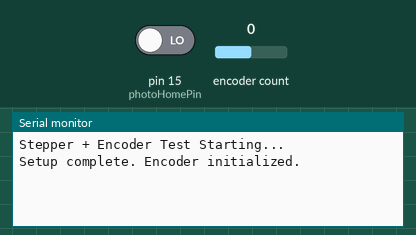
Simulated run of this sketch. Board: Arduino Mega 2560, built with avr-gcc and run on an emulated ATmega2560. Shown: the last lines printed to the serial monitor. Inputs (shaded band) come from the test bench; at power-on: pin 15 (photoHomePin) LOW, encoder count 0.

Above: at 5.2 s.
5.3 s: pin 15 (photoHomePin) driven HIGH
At 7.0 s:
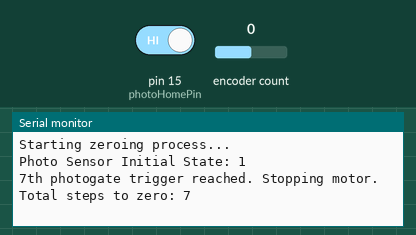
10.5 s: encoder count set to 4
At 11.43 s:
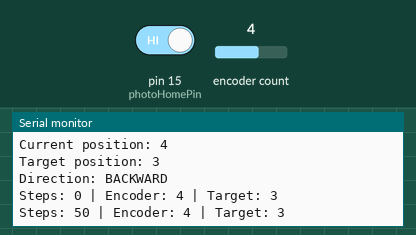
12.6 s: encoder count set to 3
At 14.0 s:
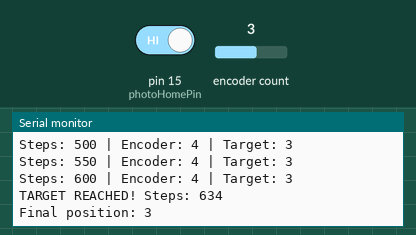
Timing chart, 0 to 15.6 s (numbered marks = the images above; inputs shaded):
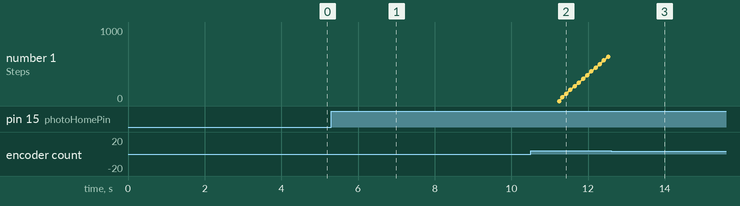

Measured:
- after the input at 5.3 s, the serial monitor: prints a new line after 0.79 s (image 1)
- after the input at 10.5 s, the serial monitor: prints a new line after 0.68 s (image 2)

The sketch:

encoderTest_Recovered.ino
```cpp
#include <RotaryEncoder.h>

const int SETTLE_DELAY_MS = 500;
const int STEP_DELAY_US = 1000;  // microseconds between steps
//const int TARGET_POSITION = 96;  // total counts (24-detent × 4)
const int TARGET_POSITION = 24;  // Doubled to compensate - encoder counts 2x faster than movement

//-------------------------------------------
// Pin definitions
//-------------------------------------------
#define stepperOn 33
#define stepperDir 27
#define stepperStep 28
#define stepperReset 29
#define stepperMode0 32
#define stepperMode1 31
#define stepperMode2 30
#define stepperEncAPin 10
#define stepperEncBPin 11
#define photoHomePin 15

//-------------------------------------------
// Encoder object
//-------------------------------------------
RotaryEncoder encoder(stepperEncAPin, stepperEncBPin, RotaryEncoder::LatchMode::FOUR3);

//-------------------------------------------
// Variables
//-------------------------------------------
int currentValveID = 0;
int nextValveID = 0;

//-------------------------------------------
// Setup
//-------------------------------------------
void setup() {
  Serial.begin(9600);
  delay(500);

  Serial.println("Stepper + Encoder Test Starting...");

  // Setup stepper pins
  pinMode(stepperOn, OUTPUT);
  pinMode(stepperDir, OUTPUT);
  pinMode(stepperStep, OUTPUT);
  pinMode(stepperReset, OUTPUT);
  pinMode(stepperMode0, OUTPUT);
  pinMode(stepperMode1, OUTPUT);
  pinMode(stepperMode2, OUTPUT);

  // Photogate
  pinMode(photoHomePin, INPUT);

  // Initialize stepper
  digitalWrite(stepperReset, HIGH);
  digitalWrite(stepperMode0, LOW);
  digitalWrite(stepperMode1, LOW);
  digitalWrite(stepperMode2, HIGH); // adjust microstepping if needed
  digitalWrite(stepperOn, LOW);

  // Encoder pins are automatically set up by the RotaryEncoder constructor
  // No begin() method needed for this library
  delay(500);

  Serial.println("Setup complete. Encoder initialized.");
}

//-------------------------------------------
// Stepper control to target position
//-------------------------------------------
void step_to_target(long target) {
  encoder.tick();  // Update encoder state
  long currentPos = encoder.getPosition();

  Serial.println("\n=== STEP_TO_TARGET DEBUG ===");
  Serial.println("Current position: " + String(currentPos));
  Serial.println("Target position: " + String(target));

  if (currentPos == target) {
    Serial.println("Already at target position!");
    return;
  }

  bool moveForward = (target > currentPos);
  Serial.println("Direction: " + String(moveForward ? "FORWARD" : "BACKWARD"));
  digitalWrite(stepperDir, moveForward ? HIGH : LOW);

  // Power up stepper
  digitalWrite(stepperMode2, LOW);
  digitalWrite(stepperMode1, LOW);
  digitalWrite(stepperMode0, HIGH);
  digitalWrite(stepperOn, HIGH);

  int stepCount = 0;

  while (true) {
    encoder.tick();  // CRITICAL: Poll encoder every loop iteration
    long pos = encoder.getPosition();

    if (stepCount % 50 == 0) {
      Serial.println("Steps: " + String(stepCount) + " | Encoder: " + String(pos) + " | Target: " + String(target));
    }

    if (pos == target) {
      Serial.println("TARGET REACHED! Steps: " + String(stepCount));
      break;
    }
    if ((moveForward && pos > target) || (!moveForward && pos < target)) {
      Serial.println("OVERSHOT! Steps: " + String(stepCount));
      break;
    }
    if (stepCount > 5000) {
      Serial.println("TIMEOUT! Too many steps without reaching target.");
      break;
    }

    // Step the motor
    digitalWrite(stepperStep, HIGH);
    delayMicroseconds(STEP_DELAY_US);
    digitalWrite(stepperStep, LOW);
    delayMicroseconds(STEP_DELAY_US);
    stepCount++;
  }

  Serial.println("Final position: " + String(encoder.getPosition()));

  // Power down stepper
  digitalWrite(stepperOn, LOW);
  delay(100);
}

//-------------------------------------------
// Zeroing function using photogate
//-------------------------------------------
void zeroValveNow() {
  Serial.println("Starting zeroing process...");
  digitalWrite(stepperReset, HIGH);
  digitalWrite(stepperMode2, LOW);
  digitalWrite(stepperMode1, LOW);
  digitalWrite(stepperMode0, HIGH);
  digitalWrite(stepperOn, HIGH);
  delay(50);
  digitalWrite(stepperDir, LOW);  // Move toward home

  int stepCount = 0;
  int signalCount = 0;
  int lastState = digitalRead(photoHomePin);
  Serial.print("Photo Sensor Initial State: "); Serial.println(lastState);

  while (signalCount < 7) {  // Stop on 7th HIGH signal
    // Poll encoder during zeroing too
    encoder.tick();

    digitalWrite(stepperStep, HIGH);
    delayMicroseconds(STEP_DELAY_US);
    digitalWrite(stepperStep, LOW);
    delayMicroseconds(STEP_DELAY_US);
    stepCount++;

    int currentState = digitalRead(photoHomePin);
    if (currentState == 1) {
      signalCount++;
    }
  }

  Serial.println("7th photogate trigger reached. Stopping motor.");
  Serial.print("Total steps to zero: "); Serial.println(stepCount);

  // Reset encoder
  encoder.setPosition(0);

  // Power down stepper
  digitalWrite(stepperMode2, LOW);
  digitalWrite(stepperMode1, LOW);
  digitalWrite(stepperMode0, LOW);
  digitalWrite(stepperOn, LOW);
}

//-------------------------------------------
// Valve ID → absolute encoder target
//-------------------------------------------
long valve_to_absolute_target(int valveID, int numValves=16) {
  // Use float math and round properly
  float position = (valveID - 1) * (TARGET_POSITION / (float)numValves);
  return (long)round(position);  // Use round() function
}

//-------------------------------------------
// Main loop
//-------------------------------------------
// void loop() {
//   int numValves = 16;

//   zeroValveNow();
//   currentValveID = 1;
//   delay(5000);

//   int testValves[] = {3,4,5,6,7,8,9,10,11,12,13,14,15,16};
//   int numTestValves = sizeof(testValves) / sizeof(testValves[0]);

//   for (int v = 0; v < numTestValves; v++) {
//     int newValveID = testValves[v];

//     Serial.println("\n########## STARTING SEQUENCE FOR VALVE #" + String(newValveID) + " ##########");

//     long target = valve_to_absolute_target(newValveID);
//     step_to_target(target);
//     currentValveID = newValveID;

//     // Power down stepper driver
//     digitalWrite(stepperOn, LOW);
//     digitalWrite(stepperMode2, LOW);
//     digitalWrite(stepperMode1, LOW);
//     digitalWrite(stepperMode0, LOW);
//     delay(10000);

//     Serial.println("########## SEQUENCE COMPLETE FOR VALVE #" + String(newValveID) + " ##########");
//   }

//   Serial.println("\nWaiting 10 minutes before next cycle...");
//   delay(600000);
// }


void loop() {
  int numValves = 16;
  currentValveID = 1;
  delay(5000);
  int testValves[] = {3,4,5,6,7,8,9,10,11,12,13,14,15,16};
  int numTestValves = sizeof(testValves) / sizeof(testValves[0]);
  for (int v = 0; v < numTestValves; v++) {
      int newValveID = testValves[v];
      Serial.println("\n########## STARTING SEQUENCE FOR VALVE #" + String(newValveID) + " ##########");
      // Zero the system
      zeroValveNow();
      delay(5000);
      // Move to test valve
      Serial.println("Moving to valve #" + String(newValveID));
      long target = valve_to_absolute_target(newValveID);
      step_to_target(target);
      currentValveID = newValveID;
      // Power down stepper driver
      digitalWrite(stepperOn, LOW);
      digitalWrite(stepperMode2, LOW);
      digitalWrite(stepperMode1, LOW);
      digitalWrite(stepperMode0, LOW);
      delay(5000);
      // Move back to valve 2
      Serial.println("Moving back to valve #2");
      long target2 = valve_to_absolute_target(2);
      step_to_target(target2);
      currentValveID = 2;
      // Power down stepper driver
      digitalWrite(stepperOn, LOW);
      digitalWrite(stepperMode2, LOW);
      digitalWrite(stepperMode1, LOW);
      digitalWrite(stepperMode0, LOW);
      delay(5000);
      Serial.println("########## SEQUENCE COMPLETE FOR VALVE #" + String(newValveID) + " ##########");
    }

    Serial.println("\nWaiting 10 minutes before next cycle...");
    delay(600000);
  }
```
